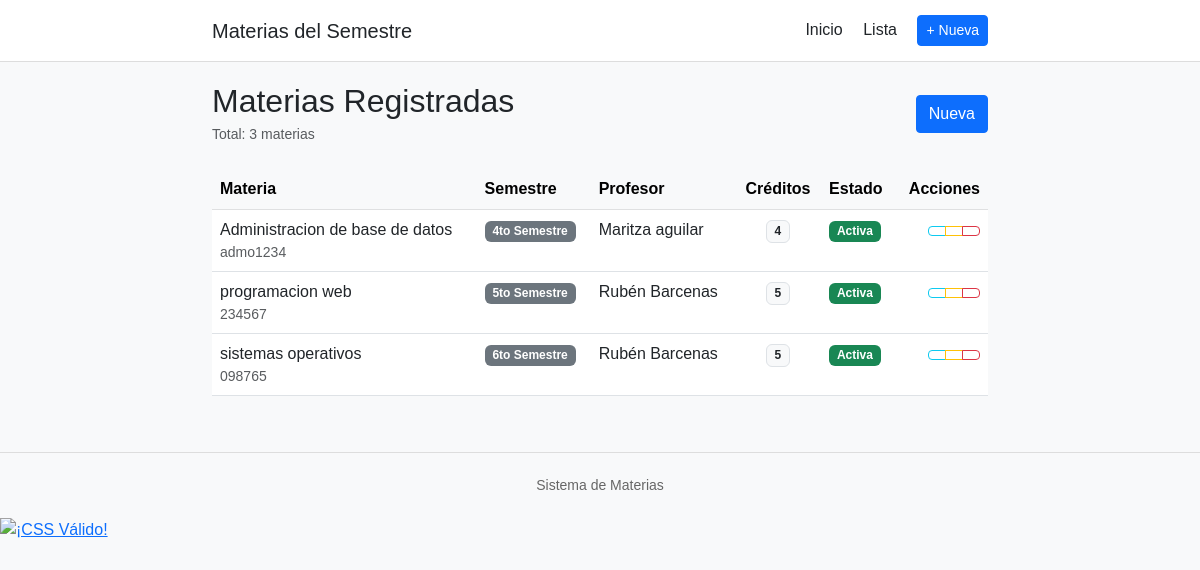
Screenshot of /materias/ with the database file from the repository.
### materias/models.py (models this page shows, shortened)
class Materia(models.Model):
    SEMESTRES = [
        (1, '1er Semestre'),
        (2, '2do Semestre'),
        (3, '3er Semestre'),
        (4, '4to Semestre'),
        (5, '5to Semestre'),
        (6, '6to Semestre'),
        (7, '7mo Semestre'),
        (8, '8vo Semestre'),
        (9, '9no Semestre'),
        (10, '10mo Semestre'),
    ]
    DIAS_SEMANA = [
        ('LUN', 'Lunes'),
        ('MAR', 'Martes'),
        ('MIE', 'Miércoles'),
        ('JUE', 'Jueves'),
        ('VIE', 'Viernes'),
        ('SAB', 'Sábado'),
    ]
    HORARIOS = [
        ('M', 'Matutino (7:00-12:00)'),
        ('V', 'Vespertino (12:00-17:00)'),
        ('N', 'Nocturno (17:00-22:00)'),
    ]
    DIFICULTAD = [
        (1, 'Muy Fácil'),
        (2, 'Fácil'),
        (3, 'Moderada'),
        (4, 'Difícil'),
        (5, 'Muy Difícil'),
    ]
    nombre = models.CharField(max_length=100, verbose_name="Nombre de la Materia")
    codigo = models.CharField(max_length=20, unique=True, verbose_name="Código de la Materia")
    semestre = models.IntegerField(choices=SEMESTRES, verbose_name="Semestre Actual")
    profesor = models.CharField(max_length=100, verbose_name="Nombre del Profesor")
    creditos = models.IntegerField(
        validators=[MinValueValidator(1), MaxValueValidator(10)],
        verbose_name="Créditos"
    )
    dia_clase = models.CharField(max_length=3, choices=DIAS_SEMANA, verbose_name="Día de Clase")
    horario = models.CharField(max_length=1, choices=HORARIOS, verbose_name="Horario")
    dificultad = models.IntegerField(choices=DIFICULTAD, verbose_name="Nivel de Dificultad")
    comentarios = models.TextField(verbose_name="Comentarios sobre la Materia")
    fecha_registro = models.DateTimeField(auto_now_add=True, verbose_name="Fecha de Registro")
    activa = models.BooleanField(default=True, verbose_name="Materia Activa")
    class Meta:
        verbose_name = "Materia"
        verbose_name_plural = "Materias"
        ordering = ['semestre', 'nombre']

### materias/views.py (the view)
# urls.py: path('materias/', ListaMaterias.as_view(), name='lista_materias'),
class ListaMaterias(ListView):
    model = Materia
    template_name = 'materias/lista_materias.html'
    context_object_name = 'materias'
    def get_queryset(self):
        return Materia.objects.all().order_by('semestre', 'nombre')

### materias/templates/materias/lista_materias.html (shortened to what this page needs)
{% extends 'materias/base.html' %}
{% block content %}
<div class="d-flex justify-content-between align-items-center mb-4">
    <div>
        <h2 class="mb-1">Materias Registradas</h2>
        <p class="text-muted small mb-0">Total: {{ materias|length }} materias</p>
    </div>
    <a href="{% url 'agregar_materia' %}" class="btn btn-primary">
         Nueva
    </a>
</div>
{% if materias %}
<div class="table-responsive">
    <table class="table table-hover">
        <thead class="table-light">
            <tr>
                <th>Materia</th>
                <th>Semestre</th>
                <th>Profesor</th>
                <th class="text-center">Créditos</th>
                <th>Estado</th>
                <th class="text-end">Acciones</th>
            </tr>
        </thead>
        <tbody>
            {% for materia in materias %}
            <tr>
                <td>
                    <div class="fw-medium">{{ materia.nombre }}</div>
                    <div class="text-muted small">{{ materia.codigo }}</div>
                </td>
                <td>
                    <span class="badge bg-secondary">{{ materia.get_semestre_display }}</span>
                </td>
                <td>{{ materia.profesor|truncatechars:20 }}</td>
                <td class="text-center">
                    <span class="badge bg-light text-dark border">{{ materia.creditos }}</span>
                </td>
                <td>
                    {% if materia.activa %}
                        <span class="badge bg-success">Activa</span>
                    {% else %}
                        <span class="badge bg-secondary">Inactiva</span>
                    {% endif %}
                </td>
                <td class="text-end">
                    <div class="btn-group btn-group-sm" role="group">
                        <button type="button" class="btn btn-outline-info"
                                data-bs-toggle="modal" data-bs-target="#modalComentarios{{ materia.id }}"
                                title="Ver comentarios">
                        </button>
                        <a href="{% url 'editar_materia' materia.id %}" class="btn btn-outline-warning" title="Editar">
                        </a>
                        <button type="button" class="btn btn-outline-danger"
                                data-bs-toggle="modal" data-bs-target="#modalEliminar{{ materia.id }}"
                                title="Eliminar">
                        </button>
                    </div>
                </td>
            </tr>
            {% endfor %}
        </tbody>
    </table>
</div>
{% endif %}
{% endblock %}

### materias/templates/materias/base.html (shortened to what this page needs)
<!DOCTYPE html>
<html lang="es">
<head>
    <link href="https://cdn.jsdelivr.net/npm/bootstrap@5.3.0/dist/css/bootstrap.min.css" rel="stylesheet">
</head>
<body>
    <div class="header">
        <div class="container">
            <div class="d-flex justify-content-between align-items-center">
                <h1 class="h5 mb-0">Materias del Semestre</h1>
                <div>
                    <a href="{% url 'index' %}" class="text-dark text-decoration-none me-3">Inicio</a>
                    <a href="{% url 'lista_materias' %}" class="text-dark text-decoration-none me-3">Lista</a>
                    <a href="{% url 'agregar_materia' %}" class="btn btn-primary btn-sm">+ Nueva</a>
                </div>
            </div>
        </div>
    </div>
    <div class="container">
        {% block content %}
        {% endblock %}
    </div>
    <div class="footer">
        <div class="container">
            <small>Sistema de Materias</small>
        </div>
    </div>
</body>
</html>
<p>
    <a href="https://jigsaw.w3.org/css-validator/check/referer">
        <img style="border:0;width:88px;height:31px"
            src="https://jigsaw.w3.org/css-validator/images/vcss"
            alt="¡CSS Válido!" />
    </a>
</p>

### materias/templates/materias/base.html (style rules this page uses)
body { font-family: Arial, sans-serif; background: #f8f9fa; }
.container { max-width: 800px; }
.header { background: white; border-bottom: 1px solid #ddd; padding: 15px 0; margin-bottom: 20px; }
.footer { margin-top: 40px; padding: 20px 0; border-top: 1px solid #ddd; text-align: center; color: #666; }
.btn { border-radius: 4px; }

### rows the page displays
Materia: nombre "Administracion de base de datos", codigo "admo1234", semestre "4to Semestre", profesor "Maritza aguilar", creditos "4", activa "Activa"
Materia: nombre "programacion web", codigo "234567", semestre "5to Semestre", profesor "Rubén Barcenas", creditos "5", activa "Activa"
Materia: nombre "sistemas operativos", codigo "098765", semestre "6to Semestre", profesor "Rubén Barcenas", creditos "5", activa "Activa"

### other values shown
{{ materias|length }} "3"
